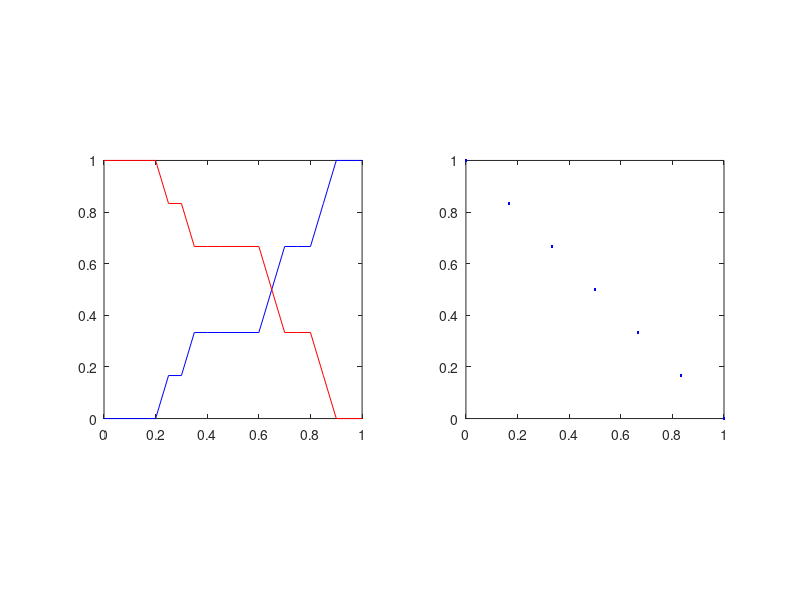

This figure's MATLAB source:
clear all;
close all;
mpath=['/Users/hisnameys/Desktop/CLASS/2014Fall/latex/figs/'];
aa=zeros(12,2);
aa(:,1)=[0.03; 0.18; 0.24; 0.32; 0.45; 0.53; 0.59; 0.65; 0.70; 0.77; 0.81; 0.90;];
aa(:,2)=[-1; -1; 1; 1; -1; -1; -1; 1; 1; -1; 1; 1;];
no1a=aa(:,1)>0.5;
no1acorrect=0;
for i=1:12
    if aa(i,2)>0.5 && no1a(i)==1 || aa(i,2)<0.5 && no1a(i)==0
        no1acorrect=no1acorrect+1;
    end
end
no1acc=no1acorrect/12

% for bdry=0:0.05:1;
bdry=0:0.05:1;
no1bcc=zeros(21,1);
for j=1:21
nb=bdry(j);
no1b=aa(:,1)>nb;
no1bcorrect=0;
for i=1:12
    if aa(i,2)>0 && no1b(i)==1 || aa(i,2)<1 && no1b(i)==0
        no1bcorrect=no1bcorrect+1;
    end
end
no1bcc(j)=no1bcorrect/12;
end
% figure(1)
% plot(bdry,no1bcc,'k','linewidth',2)
% ylim([0 1])
% title('No1. b)')
% xlabel('Boundary')
% ylabel('Accuracy')
% saveas(gcf,[mpath 'b.png'],'png')
% indno1b=(no1bcc==0.7500);
% bdry(indno1b) 
%  

no1cfpr=zeros(21,1);
no1ctpr=zeros(21,1);
for j=1:21
nb=bdry(j);
no1c=aa(:,1)>nb;
no1c2=aa(:,2)>0;
numneg=12-sum(no1c2(:));
no1cnbutp=0;
no1ccorp=0;
for i=1:12
    if aa(i,2)>0 && no1c(i)==0 
        no1cnbutp=no1cnbutp+1;
    end
    if aa(i,2)>0 && no1c(i)==1 
        no1ccorp=no1ccorp+1;
    end
end
no1cfpr(j)=no1cnbutp/numneg;
no1ctpr(j)=no1ccorp/sum(no1c2(:));
end
table = [no1cfpr; no1ctpr;]
figure(1)
subplot(1,2,1);
plot(bdry,no1cfpr,'b')
hold on;
plot(bdry,no1ctpr,'r')
ylim([0 1])
axis square;
subplot(1,2,2);
plot(no1cfpr,no1ctpr,'b.')
xlim([0 1])
ylim([0 1])
axis square;


% figure(2)
% 
% % for bdry=0:0.05:1;
% no1efpr=zeros(21,1);
% no1etpr=zeros(21,1);
% numneg=0;
% for j=1:21
% nb=bdry(j);
% no1e=aa(:,1)>nb;
% numneg=12-sum(no1e(:));
% sum(no1e(:))
% no1enbutp=0;
% no1epbutn=0;
% for i=1:12
%     if aa(i,2)>0 && no1e(i)==0 
%         no1enbutp=no1enbutp+1;
%     end
%     if aa(i,2)<0 && no1e(i)==1 
%         no1epbutn=no1epbutn+1;
%     end
% end
% no1efpr(j)=no1enbutp/numneg;
% no1etpr(j)=no1epbutn/sum(no1e(:));
% end
% figure(3)
% plot(bdry,no1efpr,'b')
% hold on;
% plot(bdry,no1etpr,'r')
% plot(bdry,no1etpr+no1efpr,'k')
% 
% ylim([-0.1 6])
% 
% figure(4)
% plot(bdry,no1efpr.*5,'b')
% hold on;
% plot(bdry,no1etpr,'r')
% plot(bdry,no1etpr+no1efpr.*5,'k')
% ylim([-0.1 6])
% 
